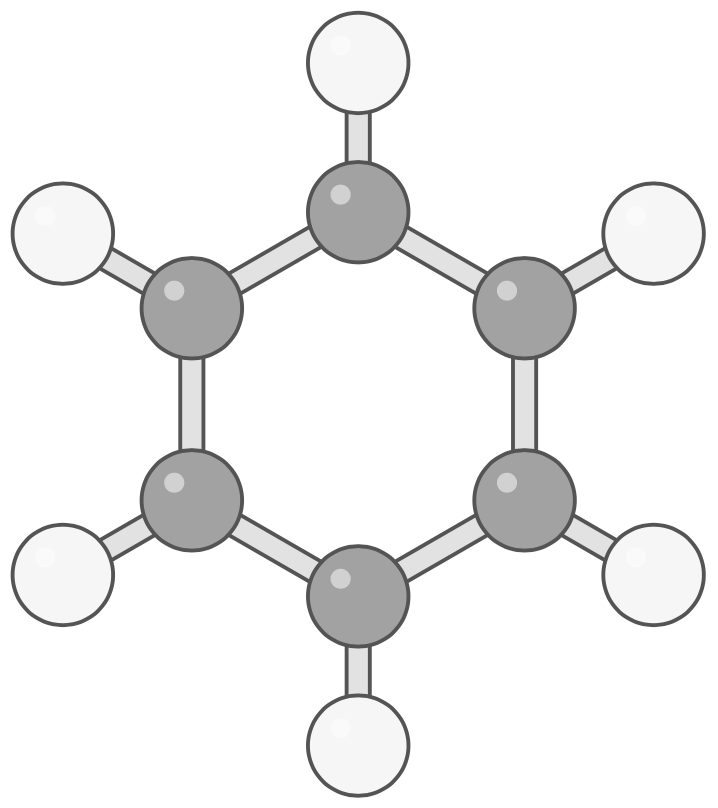
#> input picture 10-plot/benzene.png, 718 x 808 px
$ python 03-parallel.py
#> lines starting #> are read from the running program, lines starting #| are printed output that depends on the picture

import numpy as np
import matplotlib.pyplot as plt
from matplotlib.pyplot import figure
from matplotlib.offsetbox import OffsetImage, AnnotationBbox
import matplotlib

molx = matplotlib.image.imread('benzene.png')
#> molx is the input picture: shape (808, 718, 4) float32; mean R, G, B, A 0.943, 0.943, 0.943, 1
molx[:, :, 3][np.sum(molx[:, :, :3], axis=-1) / 3 > 0.9] = 0
imagebox = OffsetImage(molx, zoom=0.16)

matplotlib.rc('font', size=14)
figure(figsize=(12 / 2, 9 / 2), dpi=150)

f, axs = plt.subplots(1, 1, sharey=True)
f.set_size_inches(w=12 / 2, h=9 / 2)

m2500 = [
    (2800, 816.4305),
    (1960, 893.845),
    (1512, 1486.5785),
    (1008, 1528.5325),
    (672, 1855.03225),
    (448, 3144.81875)
]

m3000 = [
    (2800, 1105.048),
    (1960, 1290.64275),
    (1512, 2048.795),
    (1008, 2107.1565),
    (672, 2541.85125),
    (448, 5252.682)
]

m3500 = [
    (1960, 2196.99075),
    (1512, 3191.51625),
    (1008, 3496.46275),
    (672, 4380.087),
    (448, 7639.537)
]

m4000 = [
    (2800, 2539.2995),
    (1960, 3051.2635),
    (1512, 4378.5395),
    (1008, 5079.4765),
    (672, 6158.32725),
    (448, 12740.41875)
]

m5000 = [
    (2800, 4525.79975),
    (1960, 5317.447),
    (672, 11334.841),
    (448, 22211.886)
]

m6000 = [
    (2800, 7419.294),
    (1960, 8696.30275),
    (448, 35450.86625)
]

plt.grid(which='major', axis='both', alpha=0.5)

marker = ['^', 'o', 'p', '*']
mcolor = ["#FF6F59", "#2E2E2E", "#7A7A7A", "#3083DC"]

plt.plot((448, 2800), (1, 1 * 2800 / 448), '--', color=mcolor[1], linewidth=1.5, label='ideal')
plt.plot([x[0] for x in m3000], [m3000[-1][1] / x[1] for x in m3000], markersize=7,
    linewidth=0, marker=marker[2], mec=mcolor[1], mfc='white', color=mcolor[1], label='MPS bond dimension $M$ = 3000')
plt.plot([x[0] for x in m4000], [m4000[-1][1] / x[1] for x in m4000], markersize=7,
    linewidth=0, marker=marker[0], mec=mcolor[3], mfc='white', color=mcolor[3], label='MPS bond dimension $M$ = 4000')

plt.xlim((420, 3000))
plt.ylim((0.9, 6.5))
plt.yscale('log')
plt.xscale('log')
plt.yticks([1, 2, 3, 4, 5, 6], list(map(str, [1, 2, 3, 4, 5, 6])))
plt.xticks([448, 672, 1008, 1512, 1960, 2800], list(map(str, [448, 672, 1008, 1512, 1960, 2800])))
plt.gca().xaxis.set_minor_formatter(matplotlib.ticker.NullFormatter())
plt.legend(loc='lower right', fontsize=9)
plt.xlabel('Number of CPU cores')
plt.ylabel('Average speed-up relative to 448 cores')

axs.add_artist(AnnotationBbox(imagebox, (2000, 1.6), frameon=False))
axs.legend(loc='upper left', fontsize=12)
plt.subplots_adjust(left=0.11, right=0.97, top=0.95, bottom=0.14, wspace=0.0, hspace=0.0)
plt.savefig('fig-03.pdf', dpi=600)
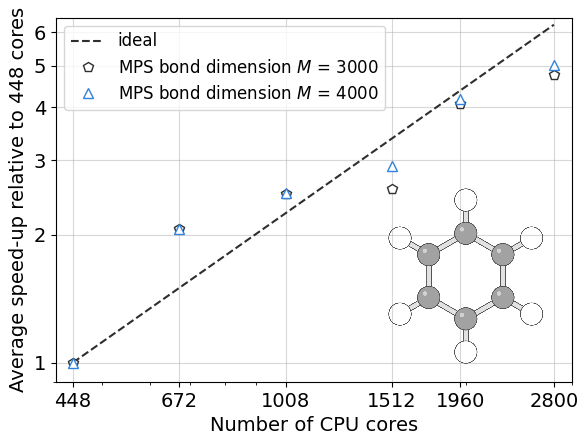
#> figure drawn by matplotlib, 1 panel

$ run again, with 10-plot/c2.png copied over 10-plot/benzene.png
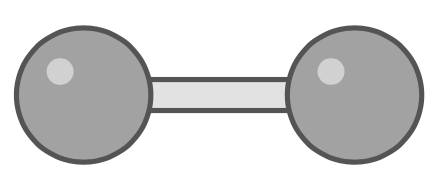
#> input picture 10-plot/c2.png, 440 x 184 px
#> molx is the input picture: shape (184, 440, 4) float32; mean R, G, B, A 0.834, 0.832, 0.834, 1
#> `plt.savefig('fig-03.pdf', dpi=600)`:
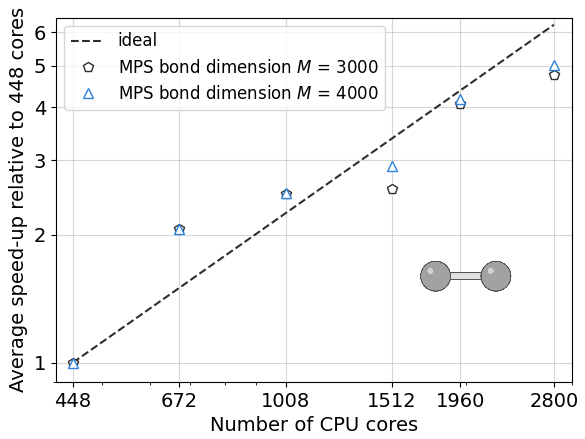
#> figure drawn by matplotlib, 1 panel

$ run again, with 10-plot/dycl6.png copied over 10-plot/benzene.png
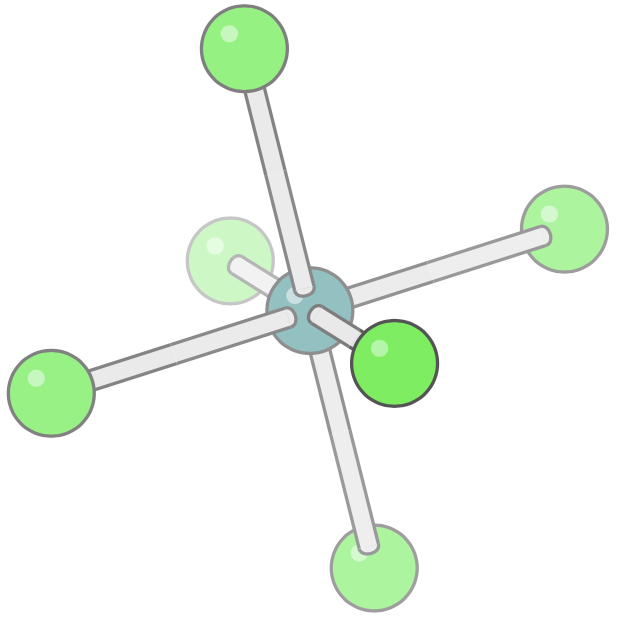
#> input picture 10-plot/dycl6.png, 618 x 620 px
#> molx is the input picture: shape (620, 618, 4) float32; mean R, G, B, A 0.951, 0.977, 0.947, 1
#> `plt.savefig('fig-03.pdf', dpi=600)`:
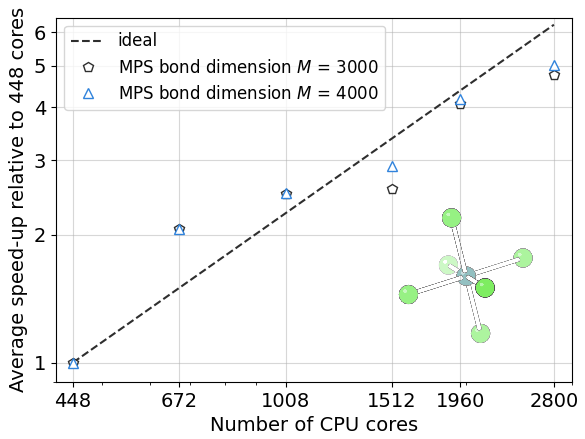
#> figure drawn by matplotlib, 1 panel

$ run again, with 10-plot/fe2ocl6.png copied over 10-plot/benzene.png
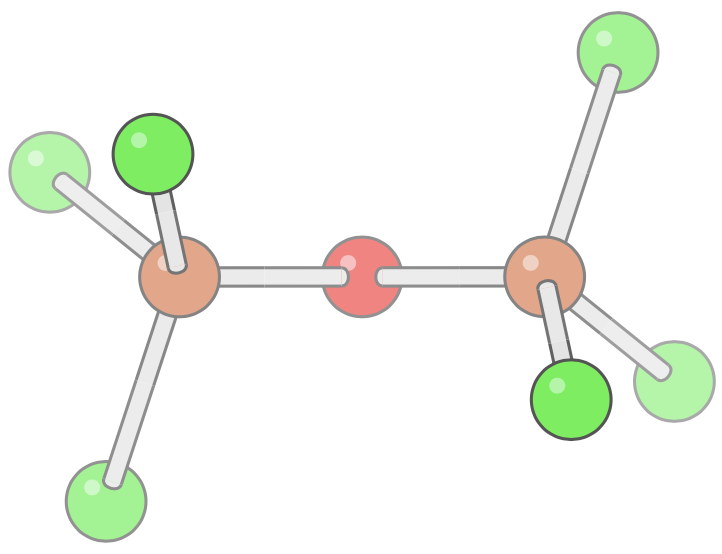
#> input picture 10-plot/fe2ocl6.png, 722 x 554 px
#> molx is the input picture: shape (554, 722, 4) float32; mean R, G, B, A 0.955, 0.968, 0.94, 1
#> `plt.savefig('fig-03.pdf', dpi=600)`:
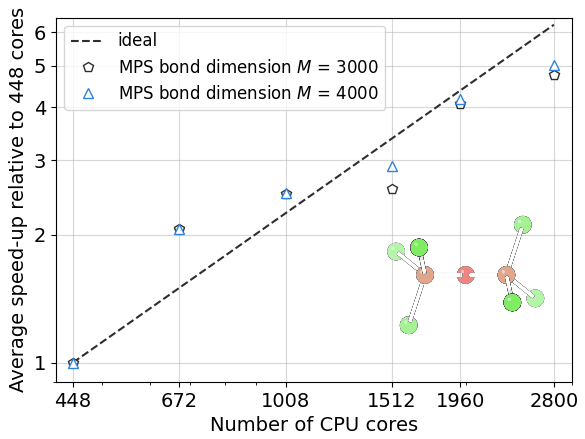
#> figure drawn by matplotlib, 1 panel
